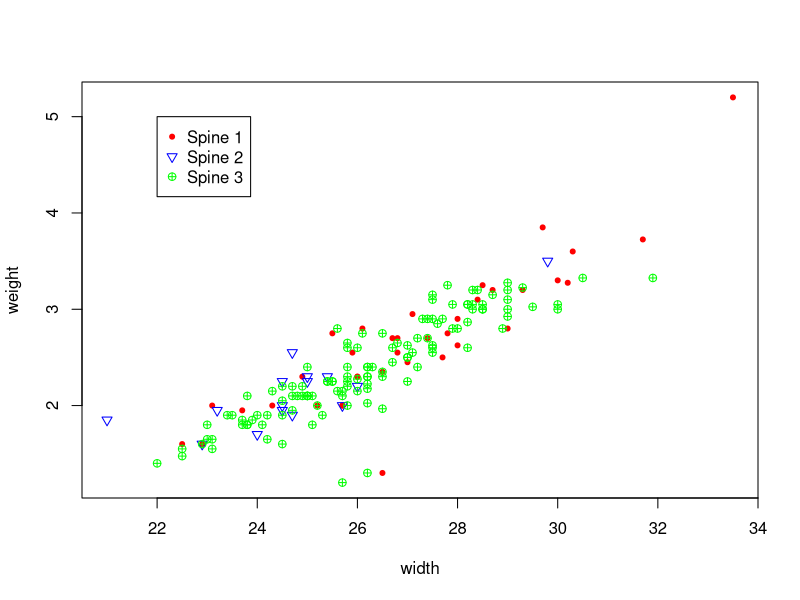

Generate this figure with R:
setwd("C:\\Users\\Keck\\Documents\\GitHub\\devcontainers-rstudio\\NUS Stuff\\DSA1101\\Data")

crab <- read.csv('crab.csv')
crab$spine <- factor(crab$spine)
attach(crab)

plot(width, weight, type='n')
points(width[spine==1], weight[spine==1], col='red', pch = 20)
points(width[spine==2], weight[spine==2], col='blue', pch = 6)
points(width[spine==3], weight[spine==3], col='green', pch = 10)
legend(22, 5, legend=c("Spine 1", "Spine 2", "Spine 3"),
       col=c("red", "blue", "green"), pch=c(20, 6, 10)) # Coordinate for legend

M <- lm(weight ~ width + spine, data=crab)
summary(M)$r.squared
summary(M)$adj.r.squared

# For spine good condition: weight = −3.93 + 0.244width + 0.05540 - 0.0697(0)
# For spine broken: weight = −3.93 + 0.244width  + 0.0554(0) - 0.0697
# Diff = 0.0697

predict(M, newdata=data.frame(width=27,spine="3"))
predict(M, newdata=data.frame(width=27,spine="2"))



